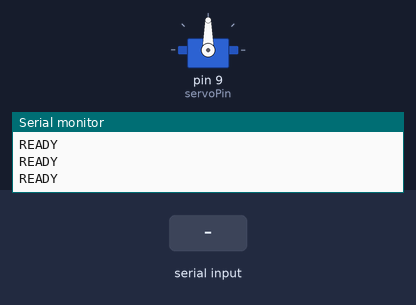
This sketch was run on a simulated Arduino Uno, built with avr-gcc and run on an emulated ATmega328P. Shown: servo, the last lines printed to the serial monitor. Inputs (shaded band) come from the test bench.

Above: at 2.5 s.
2.6 s: "30,150\n" received over Serial
At 3.3 s:
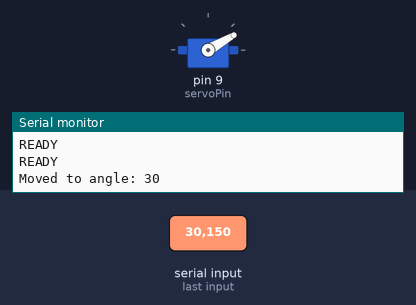
4.1 s: "0\n" received over Serial
At 4.6 s:
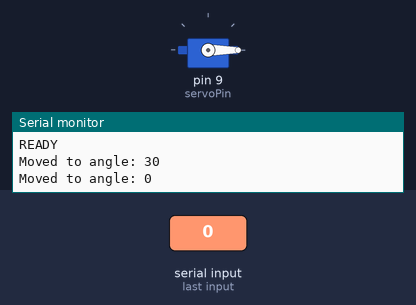
5.6 s: "200\n" received over Serial
At 6.7 s:
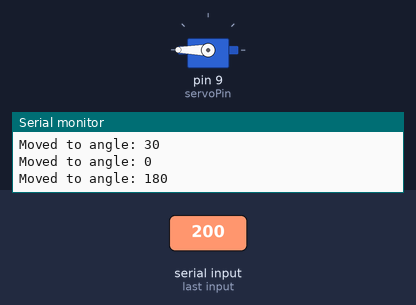
7.1 s: "90,45\n" received over Serial
At 8.0 s:
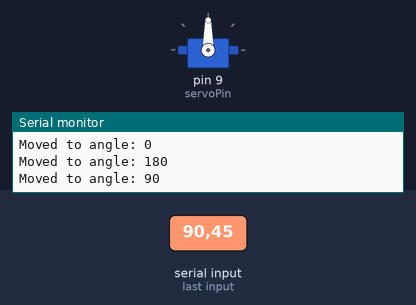
Timing chart, 0 to 9.6 s (numbered marks = the images above; inputs shaded):
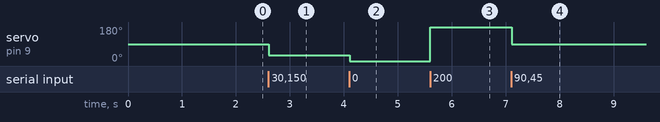

Measured:
- after the input at 2.6 s, servo on pin 9 (servoPin): 90° → 30° at once
- after the input at 4.1 s, servo on pin 9 (servoPin): 30° → 0° at once
- after the input at 5.6 s, servo on pin 9 (servoPin): 0° → 180° at once
- after the input at 7.1 s, servo on pin 9 (servoPin): 180° → 90° at once

The sketch:

run_servo.ino
```cpp
#include <Servo.h>

Servo servo;
const int servoPin = 9;
String inputString = "";
bool stringComplete = false;

void setup() {
  // Start serial first
  Serial.begin(115200);

  // Wait for serial port to connect
  while (!Serial) {
    ; // Wait for serial port to connect. Needed for native USB
  }

  // Clear any garbage data
  while(Serial.available()) {
    Serial.read();
  }

  // Setup servo
  servo.attach(servoPin);
  servo.write(90);  // Initialize at neutral position
  delay(1000);  // Give servo time to reach position

  // Send ready signal multiple times to ensure it's received
  for(int i = 0; i < 3; i++) {
    Serial.println("READY");
    delay(100);
  }

  inputString.reserve(200);
}

void loop() {
  if (stringComplete) {
    // Convert the incoming string to an integer
    int angle = inputString.toInt();

    // Clamp the angle to valid range
    angle = constrain(angle, 0, 180);

    // Move servo
    servo.write(angle);

    // Send confirmation
    Serial.print("Moved to angle: ");
    Serial.println(angle);

    // Clear for next command
    inputString = "";
    stringComplete = false;
  }

  // Keep the communication alive
  if (Serial.available() == 0) {
    delay(10);  // Small delay when no data
  }
}

void serialEvent() {
  while (Serial.available()) {
    char inChar = (char)Serial.read();

    // If newline, set flag
    if (inChar == '\n') {
      stringComplete = true;
    } else {
      // Add character to string
      inputString += inChar;
    }
  }
} 
```
